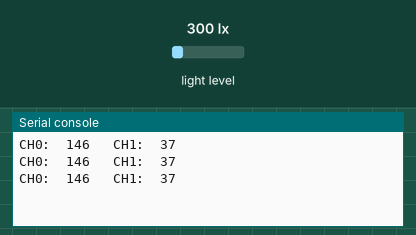
Simulated run of this program. Board: Pycom board running MicroPython. On the bench: the last lines printed to the serial console. The inputs (shaded band) are chosen by the test bench; at power-on: light level 300 lx.

Above: at 1.2 s.
1.3 s: light level set to 40 lx
At 1.9 s:
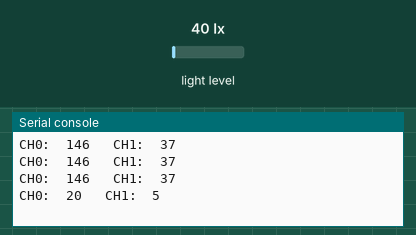
2.8 s: light level set to 500 lx
At 3.3 s:
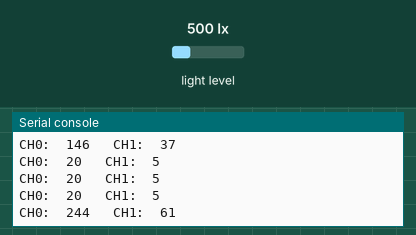
Timing chart, 0 to 5.8 s (numbered marks = the images above; inputs shaded):
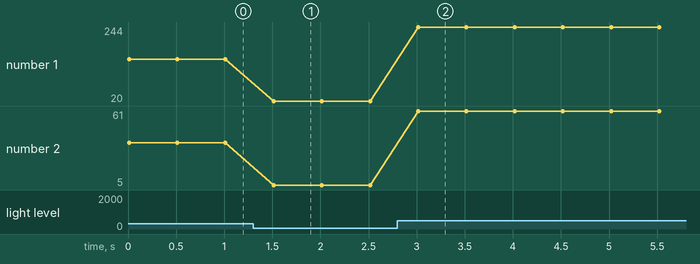

Measured:
- after the input at 1.3 s, the serial console: prints a new line after 0.21 s (image 1)
- after the input at 2.8 s, the serial console: prints a new line after 0.22 s (image 2)
- plotted number 1: 146 → 20 after the input at 1.3 s, 20 → 244 after the input at 2.8 s
- plotted number 2: 37 → 5 after the input at 1.3 s, 5 → 61 after the input at 2.8 s

The program:

main.py
```python
# main.py -- Light Sensor

import pycom
import time
from machine import Pin
from machine import I2C

BaudRate = 100000
SDA='P22'
SCL='P21'

#Inicia o barramento i2c. Dizendo ao lopy os pinos a que estão ligados os sensores
i2c = I2C(0, I2C.MASTER, baudrate=BaudRate, pins=(SDA, SCL))

def LTR_329ALS_init():
    i2c.writeto_mem(0x29, 0x80, 0b00000001)	#config sensor, no gain, active mode
    time.sleep_ms(10)	#Tempo para "limpar" o barramento
    return

def LTR_329ALS_getLux():
    readLux = i2c.readfrom_mem(0x29, 0x88, 4)
    ch1 = (readLux[1]<<8)+readLux[0]	#ch1
    ch0 = (readLux[3]<<8)+readLux[2]	#ch0
    return(ch0, ch1)

LTR_329ALS_init()
while 1:
    ch0, ch1 = LTR_329ALS_getLux()
    print("CH0: ", ch0, "\tCH1: ", ch1)
    time.sleep_ms(500)
```
